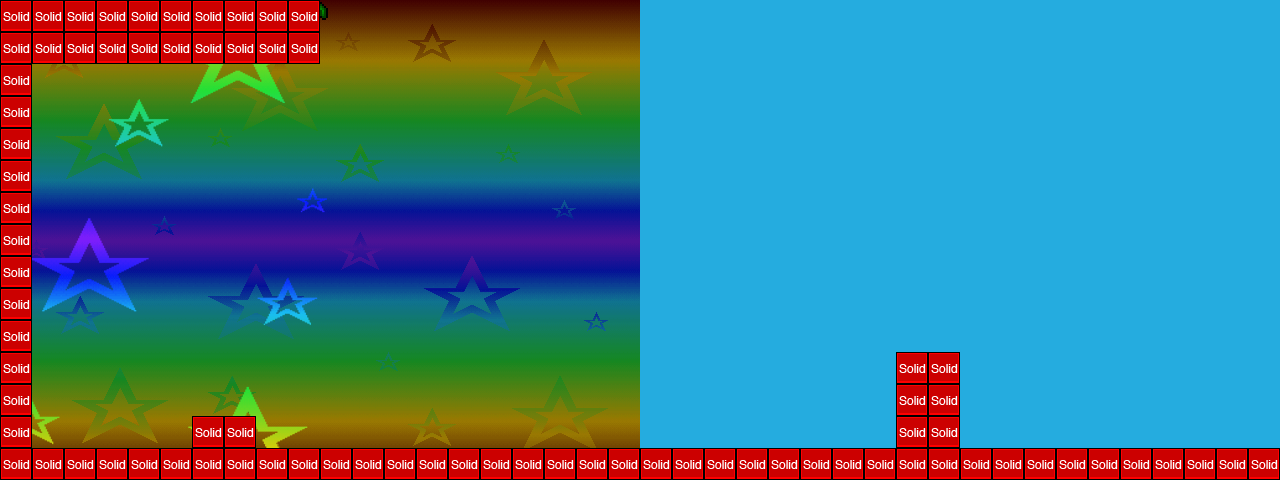

A 2D game scene composited from a Tiled map and its tileset images. What follows is a short description and the map's XML, with each tile layer's data collapsed to a summary:
An orthogonal 40x15 tile map with 32x32 px tiles, 3 tile layers (background, foreground, collision), 2 tilesets, 2 image layers and 1 object (mainPlayer).

<map version="1.0" orientation="orthogonal" renderorder="right-down" width="40" height="15" tilewidth="32" tileheight="32" backgroundcolor="#25acdf">
 <tileset firstgid="1" name="area01_level_tiles" tilewidth="32" tileheight="32">
  <image source="../img/map/area01_level_tiles.png" width="640" height="241" />
 </tileset>
 <tileset firstgid="141" name="metatiles32x32" tilewidth="32" tileheight="32">
  <image source="../img/map/metatiles32x32.png" width="160" height="32" />
  <tile id="0">
   <properties>
    <property name="type" value="solid" />
   </properties>
  </tile>
 </tileset>
 <imagelayer name="Parralax">
  <image source="../img/area01_bkg0.png" />
  <properties>
   <property name="ratio" value="0.25" />
  </properties>
 </imagelayer>
 <imagelayer name="Parralax2">
  <image source="../img/area01_bkg1.png" />
  <properties>
   <property name="ratio" value="0.35" />
  </properties>
 </imagelayer>
 <layer name="background" width="40" height="15">
  <data>[600 cells, 25 non-empty, 3 distinct tile ids]</data>
 </layer>
 <objectgroup name="entities">
  <object name="mainPlayer" x="192" y="288" width="32" height="32">
   <properties>
    <property name="image" value="test_run" />
    <property name="spriteheight" value="32" />
    <property name="spritewidth" value="32" />
   </properties>
  </object>
 </objectgroup>
 <layer name="foreground" width="40" height="15">
  <data>[600 cells, 82 non-empty, 11 distinct tile ids]</data>
 </layer>
 <layer name="collision" width="40" height="15">
  <data>[600 cells, 80 non-empty, 1 distinct tile ids]</data>
 </layer>
</map>
